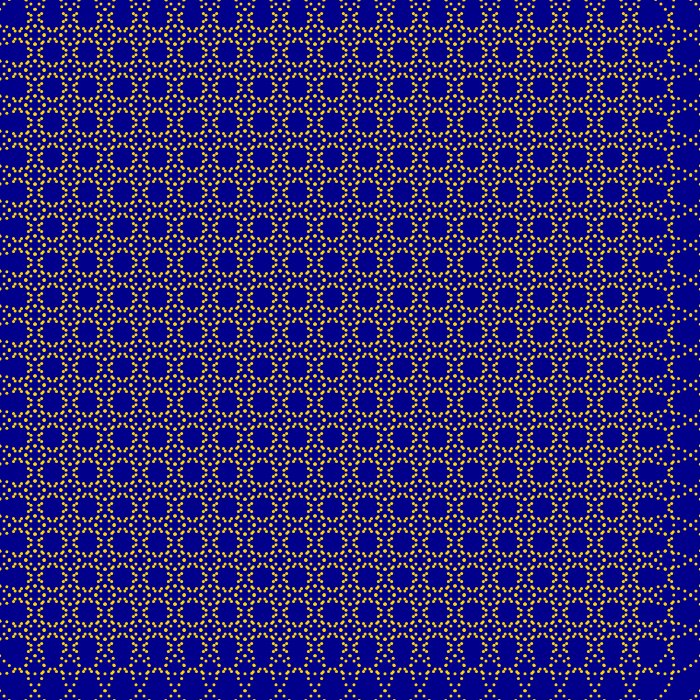
Frame 1 (no input)
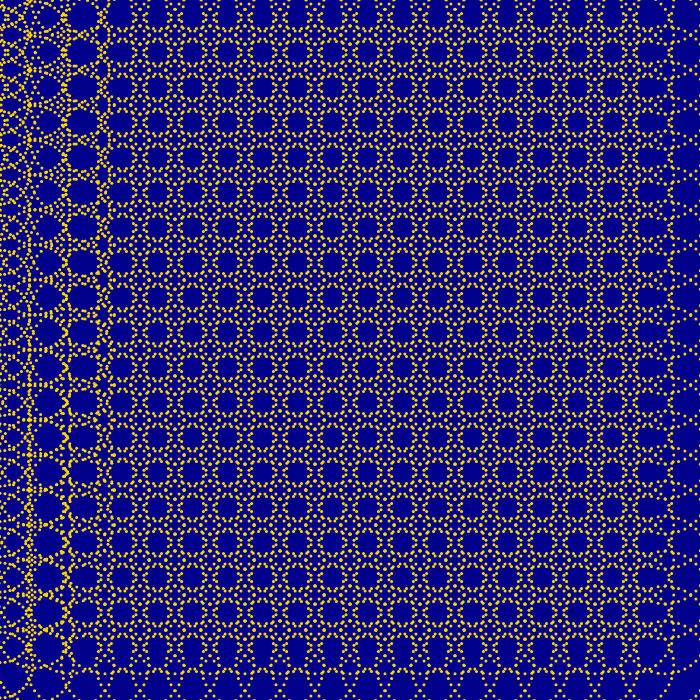
Frame 60 (no input)
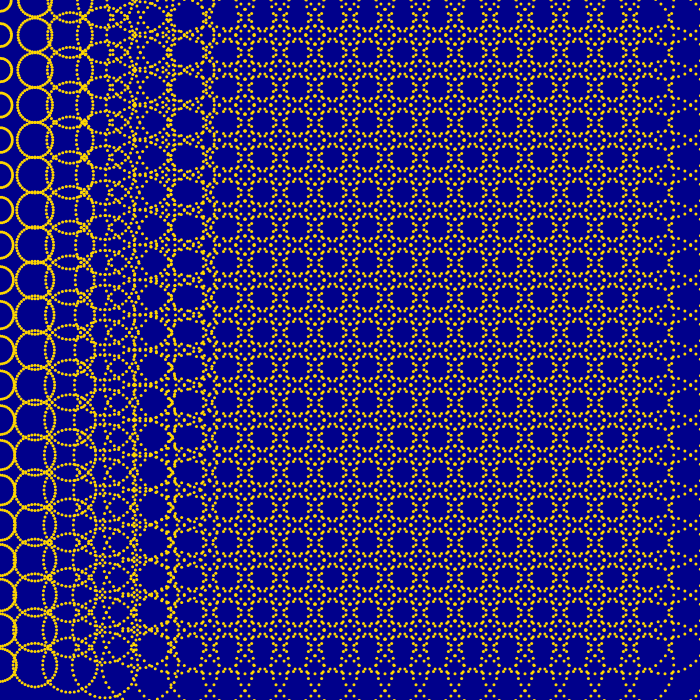
Frame 120 (the mouse pressed at the canvas centre since frame 60)

The p5.js sketch that drew these frames (run headless with seeded random() and noise() and a simulated clock; from frame 60 on, the mouse is pressed at the canvas centre):

// p5.js sketch
// ── sketch.js
let firstWarda, secondWarda;
let d = true;
let wardas = [];
let bigWardaR;
let wardasCount = 400;
let w = 0;

function setup() {
  createCanvas(700, 700);
  Warda.maxR = width / 16;
  Warda.minR = width / 64;
  Warda.pointStrokeWeight = 3;
  Warda.animationSteps = 120;
  bigWardaR = width / 2;
  for (let i = 0; i < 20; i++) {
    for (let j = 0; j < 20; j++) {
      wardas.push(
        new Warda({
          x: i * (width / 20),
          y: j * (height / 20),
        })
      );
    }
  }
}

function draw() {
  w >= wardasCount && (w = 0);
  background("darkblue");
  // translate(width / 2, height / 2);
  stroke("gold");

  wardas.forEach((e) => {
    e.show();
  });

  !wardas[floor(w)].isAnimating && wardas[floor(w)].animateWarda();
  w += 1;
}

// ── warda.js
class Warda {
  constructor(pos) {
    this.pos = pos;
    this.r = Warda.maxR;
    this.dR = -1 * ((Warda.maxR - Warda.minR) / Warda.animationSteps);
    this.isAnimating = false;
  }

  static maxR = 700 / 2;
  static minR = 700 / 16;
  static animationSteps = 60;
  static dotsN = 40;
  static pointStrokeWeight = 5;
  show() {
    for (let i = 0; i < Warda.dotsN; i++) {
      strokeWeight(Warda.pointStrokeWeight);
      point(
        this.r * cos(i * (TWO_PI / Warda.dotsN)) + this.pos.x,
        this.r * sin(i * (TWO_PI / Warda.dotsN)) + this.pos.y
      );
    }
    if (this.isAnimating) this.animateWarda();
  }
  animateWarda() {
    this.isAnimating = true;
    this.r += this.dR;
    if (this.r + this.dR > Warda.maxR || this.r + this.dR < Warda.minR) {
      this.dR *= -1;
    }
    if (this.r == Warda.maxR) {
      this.isAnimating = false;
    }
  }
}
